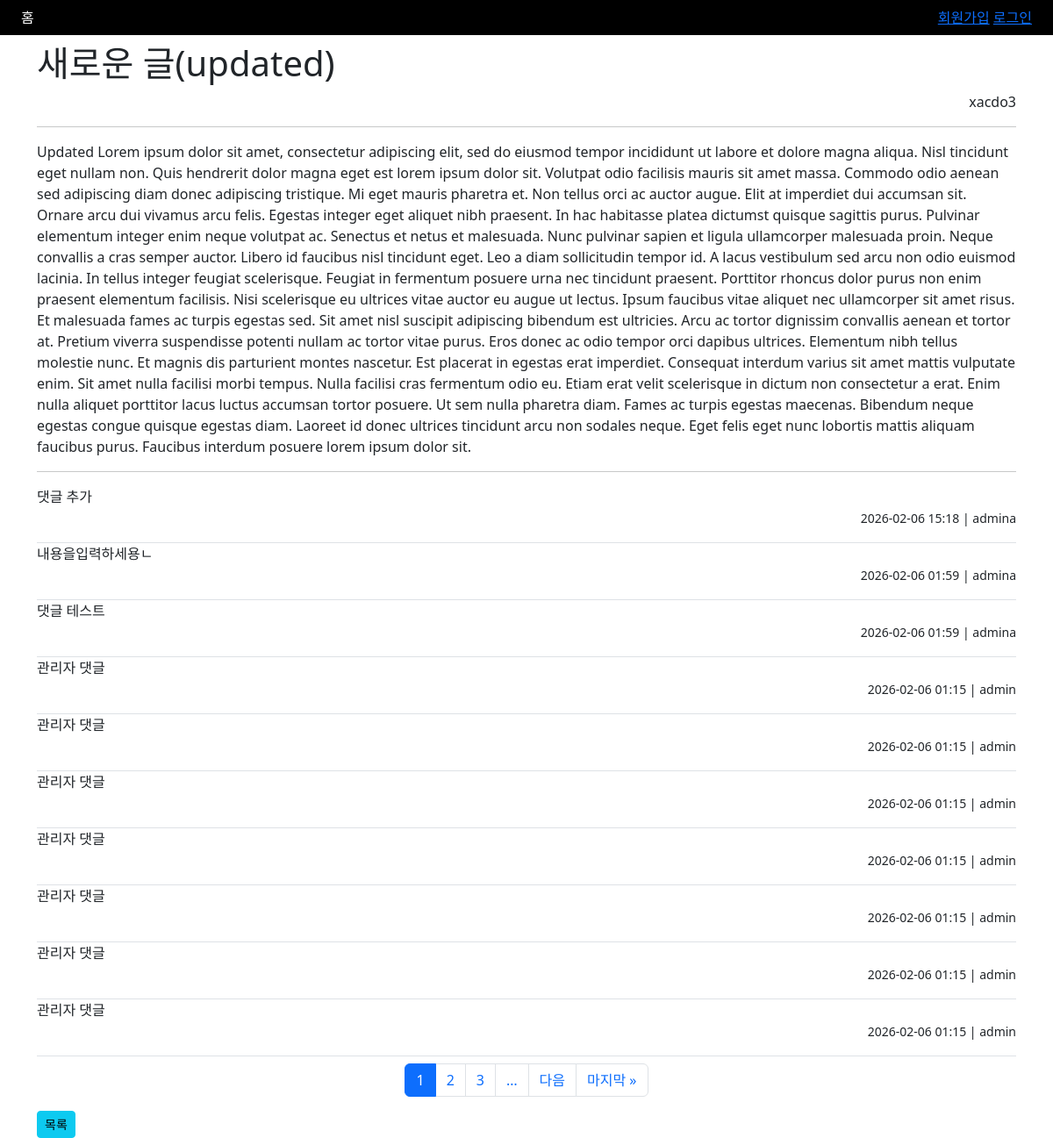
Screenshot of /209/ with the database file from the repository.
### blog/models.py (models this page shows, shortened)
class Blog(TimestampModel):
    CATEGORY_CHOICES = (
        ('free','자유'),
        ('travel', '여행'),
        ('cat', '고양이'),
        ('dog', '강아지'),
    )
    category = models.CharField('카테고리', max_length=10, choices=CATEGORY_CHOICES, default='free')
    title = models.CharField('제목', max_length=100)
    content = models.TextField('본문')
    author = models.ForeignKey(User, on_delete=models.CASCADE)
    image = models.ImageField('이미지', null=True, blank=True, upload_to='blog/%y/%m/%d')
    thumbnail = models.ImageField('썸네일', null= True, blank=True, upload_to='blog/%y/%m/%d/thumbnail')
    class Meta:
        verbose_name = '블로그'
        verbose_name_plural = '블로그 목록'

class Comment(TimestampModel):
    blog = models.ForeignKey(Blog, on_delete = models.CASCADE)
    content = models.CharField('본문',max_length=255)
    author = models.ForeignKey(User, on_delete = models.CASCADE)
    class Meta:
        verbose_name = '댓글'
        verbose_name_plural = '댓글 목록'
        ordering = ['-created_at', '-id'] # 역정렬

### blog/cb_views.py (the view, shortened to what this page needs)
# urls.py: path('<int:blog_pk>/', cb_views.BlogDetailView.as_view(), name='detail'),
class BlogDetailView(ListView):
    model = Comment
    template_name = 'blog/blog_detail.html'
    paginate_by = 10 # 페이지네이션
    def get(self, request, *args, **kwargs):
        self.object = get_object_or_404(Blog, pk=kwargs.get('blog_pk'))
        return super().get(request, *args, **kwargs)
    """
    1. 이 속성은 URL에서 데이터를 찾을때 사용할 키 이름을 바꿔주는 것
    보통 Django는 pk를 기준으로 데이터를 찾는데, 만약 URL 에서 id라는 이름을 쓰고 싶으면 이걸로 바꿔야함
    URL이 blog/5/ 라면 pk를 쓰고, URL이 blog/<int:id>/라면 id를 씀
    """
    pk_url_kwarg = 'blog_pk'
    """

    2. get_queryset 메서드는 어떤 데이터를 보여줄지 결정하는 것으로 데이터전체에서 필터링하는 느낌
    블로그 글이 100개 있는데, id=50이하인 글만 보여주고 싶을 때 사용
    queryset = super().get_queryset()        # 전체 데이터 가져오기
    return queryset.filter(id__lte=50)       # 그 중에서 id가 50 이하인 것만 골라내기
    결과는 50번째 글까지만 보여줌
    """
    def get_queryset(self):
        return self.model.objects.filter(blog=self.object).prefetch_related('author')
    """
    3. get_object 메서드는 URL에서 특정 글(데이터) 하나를 가져오는 방법을 바꾸는것
    지금은 별로 바뀌는게 없지만, 나중에 더 복잡한 조건(ex.이 글을 작성한 사람만 볼 수 있다) 같은 걸 추가가능
    object = super().get_object()        # 기본 방식으로 글 하나 가져오기
    object = self.model.objects.get(pk=self.kwargs.get('pk'))           # 다시 글 찾기
    self.model.objects.get()은 pk = 5인 데이터를 데이터베이스에서 직접 가져오는 방법
    self.kwargs.get('pk') 는 URL에서 pk값을 가져옴
    결과는 그냥 글 하나 가져오는 기본 방식이랑 거의 똑같지만, 나중에 수정할 준비를 해둔 것
    """
    def get_object(self, queryset=None):
        object = super().get_object()
        object = self.model.objects.get(pk=self.kwargs.get('blog_pk'))
        return object
    """
    4. 템플릿 추가로 데이터를 전달하는 것으로 템플릿에서 사용할 수 있는 변수를 더 만드는 것
    템플릿에 CBV라는 텍스트를 표시하고 싶을때 쓸 수 있음
    결과는 템플릿에서 {{ test }} 를 쓰면 CBV라는 값이 나옴
    context = super().get_context_data(**kwargs)        # 기본 데이터 가져오기
    context['test'] = 'CBV'                              # 추가로 test라는 이름으로 'CBV' 넣기
    """
    def get_context_data(self, **kwargs):
        context = super().get_context_data(**kwargs)
        context['comment_form'] = CommentForm()
        context['blog'] = self.object
        return context

### templates/blog/blog_detail.html (shortened to what this page needs)
{% extends 'base.html' %}
{% block content %}
  <div class="mt-2 d-flex justify-content-between">
    <h1>{{ blog.title }}</h1>
  </div>
  <div style="text-align: right">
    {{ blog.author.username }}
  </div>
  <hr>
  <p>{{ blog.content | safe }}</p>
 <hr>
  <div class="mb-2" id="comment_wrapper">
    {% for comment in object_list %}
      <div class="border-bottom">
        {{ comment.content }}
        <p class="text-end">
          <small>{{ comment.created_at | date:'Y-m-d H:i' }} | {{ comment.author.username }}</small>
        </p>
      </div>
    {% endfor %}
  </div>
  {% include 'pagination.html' with fragment='comment_wrapper' %}
  <a class="btn btn-sm btn-info" href="{% url 'blog:list' %}">목록</a>
{% endblock %}

### rows the page displays
Blog: title "새로운 글(updated)", author.username "xacdo3", content "Updated Lorem ipsum dolor sit amet, consectetur adipiscing elit, sed do eiusmod tempor incididunt ut labore et dolore magna aliqua. Nisl tincidunt eget nullam non. Quis hendrerit dolor magna eget est lorem ipsum dolor sit. Volutpat odio facilisis mauris sit amet massa. Commodo odio aenean sed adipiscing diam donec adipiscing tristique. Mi eget mauris pharetra et. Non tellus orci ac auctor augue. Elit at imperdiet dui accumsan sit. Ornare arcu dui vivamus arcu felis. Egestas integer eget aliquet nibh praesent. In hac habitasse platea dictumst quisque sagittis purus. Pulvinar elementum integer enim neque volutpat ac. Senectus et netus et malesuada. Nunc pulvinar sapien et ligula ullamcorper…"
Comment: content "댓글 추가", created_at "2026-02-06 15:18", author.username "admina"
Comment: content "내용을입력하세용ㄴ", created_at "2026-02-06 01:59", author.username "admina"
Comment: content "댓글 테스트", created_at "2026-02-06 01:59", author.username "admina"
Comment: content "관리자 댓글", created_at "2026-02-06 01:15", author.username "admin"
Comment: content "관리자 댓글", created_at "2026-02-06 01:15", author.username "admin"
Comment: content "관리자 댓글", created_at "2026-02-06 01:15", author.username "admin"
Comment: content "관리자 댓글", created_at "2026-02-06 01:15", author.username "admin"
Comment: content "관리자 댓글", created_at "2026-02-06 01:15", author.username "admin"
Comment: content "관리자 댓글", created_at "2026-02-06 01:15", author.username "admin"
Comment: content "관리자 댓글", created_at "2026-02-06 01:15", author.username "admin"

### other values shown
{{ i }} "1"
{{ i }} "2" "3"
